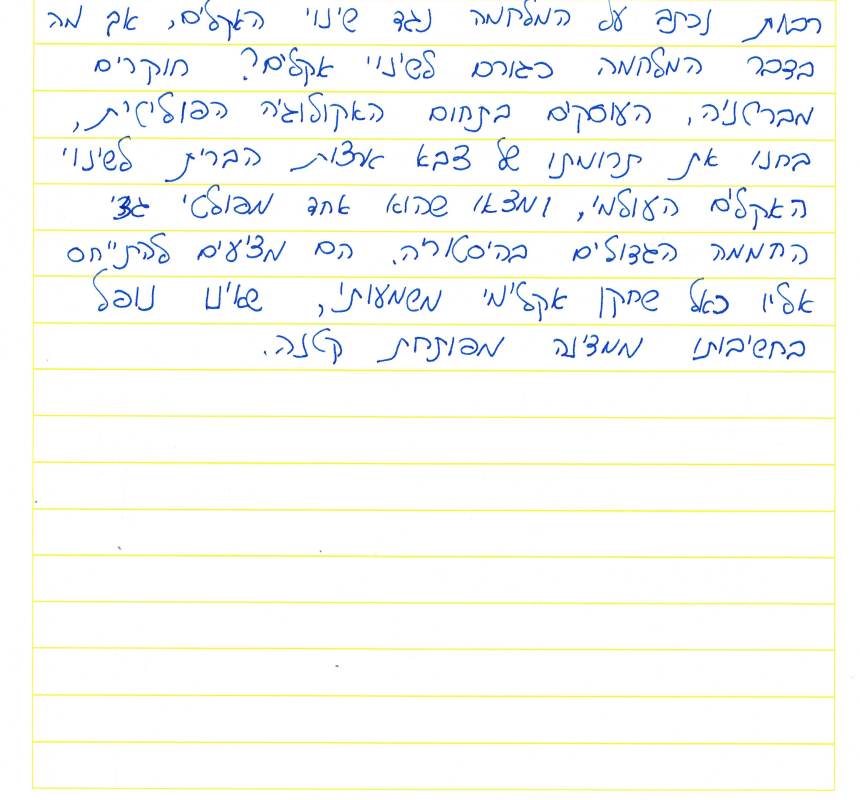
#> input picture Input images/BRN3C2AF4AEB56C_0000000015.jpg, 4300 x 4000 px (shown at 1/5 size); its folder holds 2 pictures in this run
$ python background_remove.py 'Input images' 'Input images/BRN3C2AF4AEB56C_0000000016.jpg'
#> lines starting #> are read from the running program, lines starting #| are printed output that depends on the picture; after the words box and inside, x2 and y2 are one past the last pixel; in counts of white or black regions, pixels touching at a corner belong together
import cv2
import sys
import os
import numpy as np


# function that process each image
def extract_text(input_directory, output_directory, file_name):
    # save the income from the input_directory to 'image'
#> called with input_directory = 'Input images', file_name = 'BRN3C2AF4AEB56C_0000000015.jpg'
    image = cv2.imread(os.path.join(input_directory, file_name))
#> image is the input picture: shape (4000, 4300, 3); mean B, G, R 246.5, 249.7, 248.2
    # result = image.copy()
    # converting image into its hsv form
    image = cv2.cvtColor(image, cv2.COLOR_BGR2HSV)
#> image: shape (4000, 4300, 3); mean H, S, V 15.9, 12.1, 252.8
    # Calculate what is the representation of yellow color in the HSV model
    lower = np.array([21, 0, 0])
    upper = np.array([179, 255, 209])
    # creating mask for image segmentation
    mask = cv2.inRange(image, lower, upper)
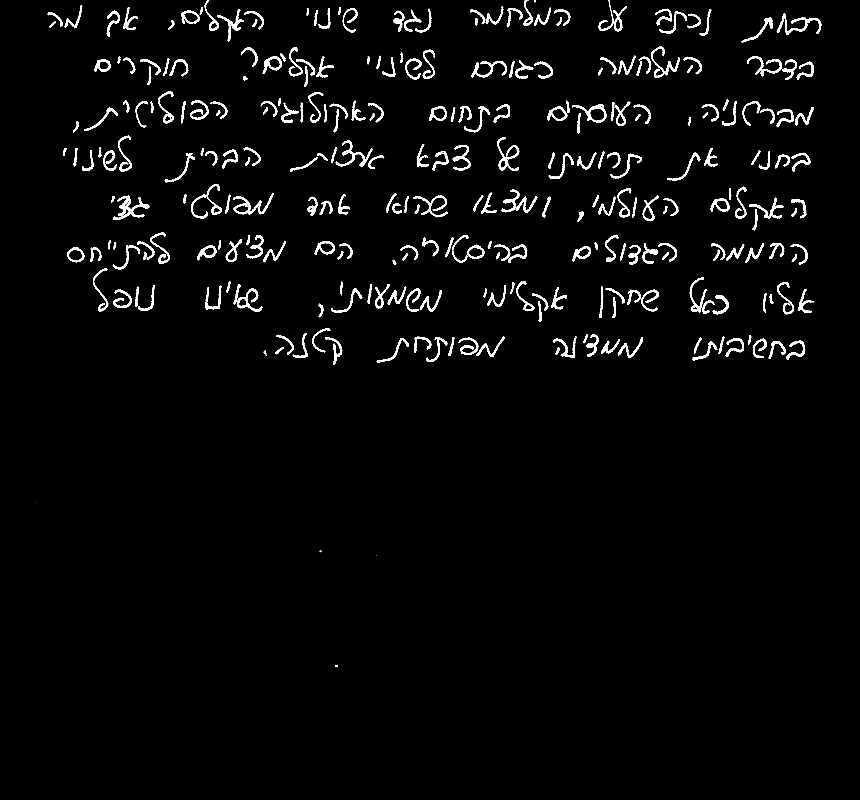
#> mask: shape (4000, 4300) (shown at 1/5 size); 2.1% white; 386 white regions (51 under 20 px), largest, box (x1, y1, x2, y2) and area: (566, 978, 747, 1099) 5304, (3884, 68, 4107, 173) 4053, (1679, 702, 1862, 835) 3768
    # extracting the foreground from the image
    result = cv2.bitwise_and(image, image, mask=mask)
#> result: shape (4000, 4300, 3); mean H, S, V 2.3, 4.2, 3.9
    result = cv2.bitwise_not(result)
#> result: shape (4000, 4300, 3); mean H, S, V 252.7, 250.8, 251.1
    # saving the extracted image
    cv2.imwrite(os.path.join(output_directory, file_name), result)
    # print the result
    print("Created Image: " + os.path.join(output_directory, file_name))


# the main
if __name__ == "__main__":
    # check if the input is correct , if not print suitable sentence
    if len(sys.argv) < 3:
        print("Missing Input/Output Directories!")
    else:
        # print the income Directories
        print("Input Directory:" + sys.argv[1])
        print("Output Directory:" + sys.argv[2])
        # loop for to run the function and print the result for each image
        for file_name in os.listdir(sys.argv[1]):
            extract_text(sys.argv[1], sys.argv[2], file_name)
#> pass 2 of the loop `for file_name in os.listdir(sys.argv[1]):`:
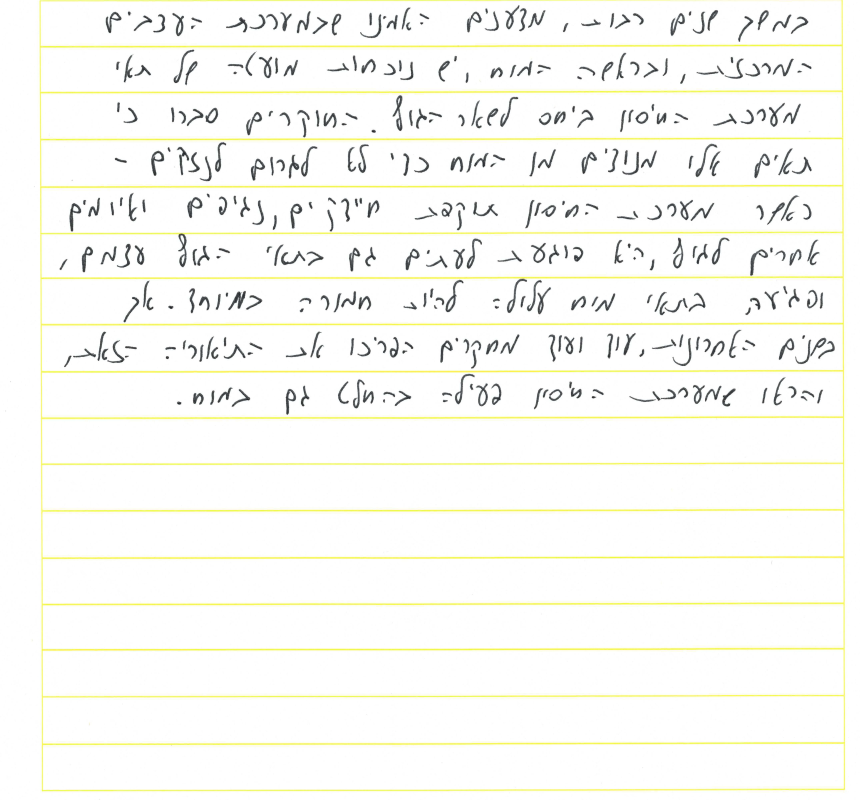
#> input picture Input images/BRN3C2AF4AEB56C_0000000016.jpg, 4300 x 4000 px (shown at 1/5 size)
#> in extract_text, image is the input picture: shape (4000, 4300, 3); mean B, G, R 243.5, 249.3, 249.1
#> image: shape (4000, 4300, 3); mean H, S, V 12.6, 6.7, 249.5
#> in extract_text (call 2), `mask = cv2.inRange(image, lower, upper)`:
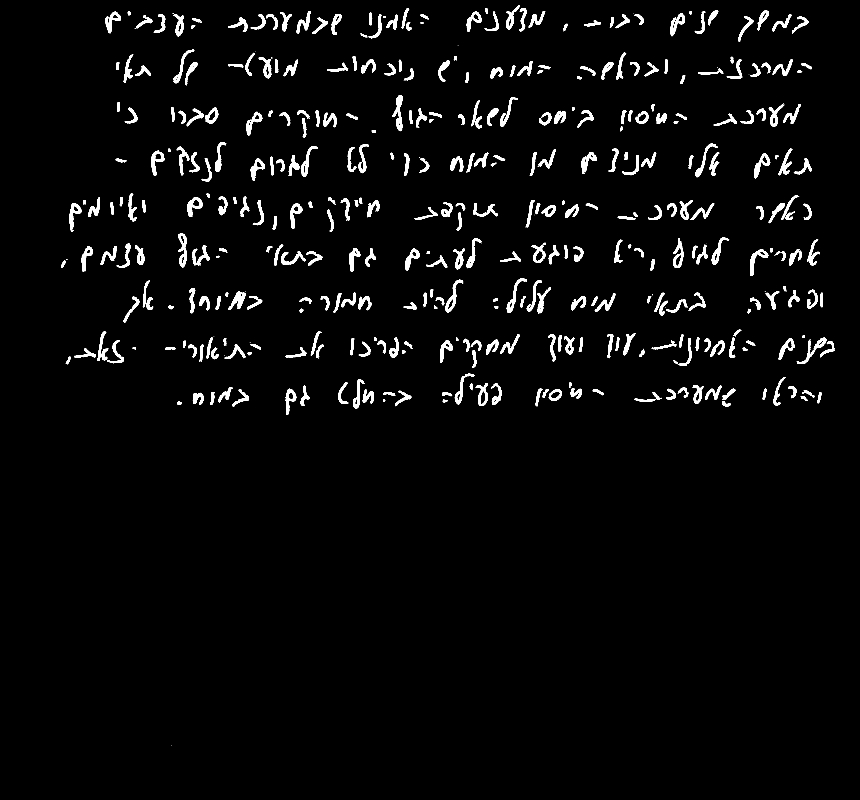
#> mask: shape (4000, 4300) (shown at 1/5 size); 2.9% white; 690 white regions (288 under 20 px), largest, box (x1, y1, x2, y2) and area: (1962, 475, 2012, 652) 3702, (890, 1167, 933, 1337) 3567, (2227, 1398, 2316, 1561) 3242
